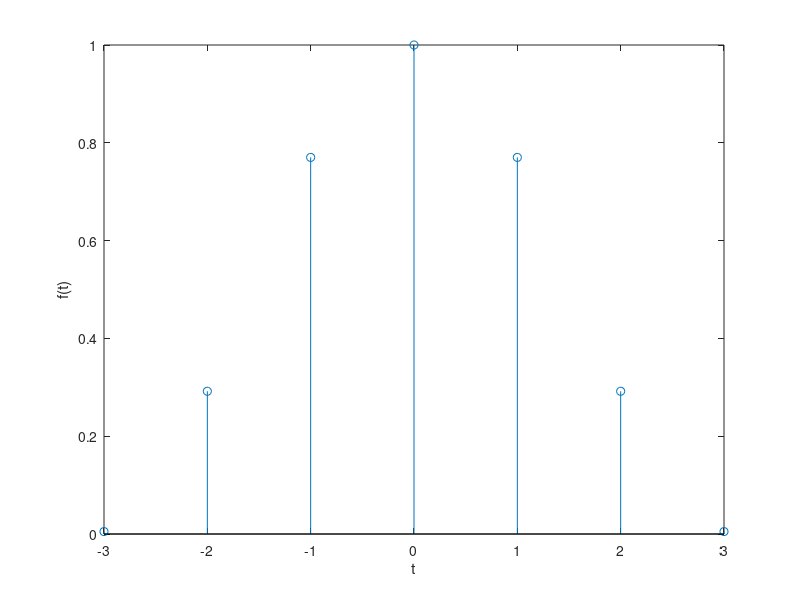
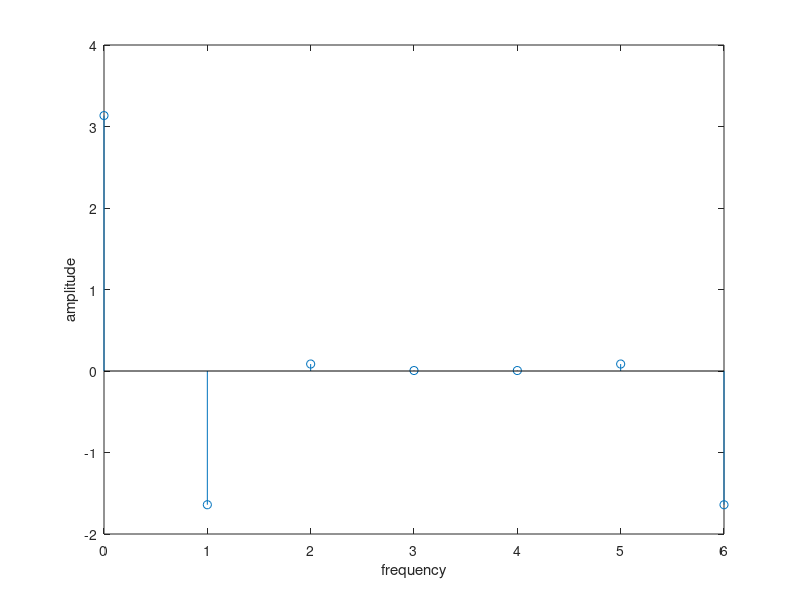
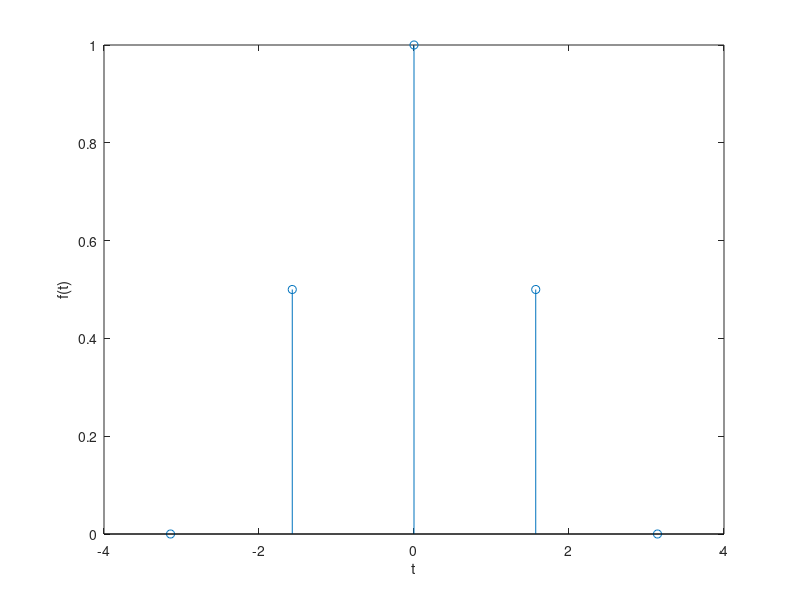
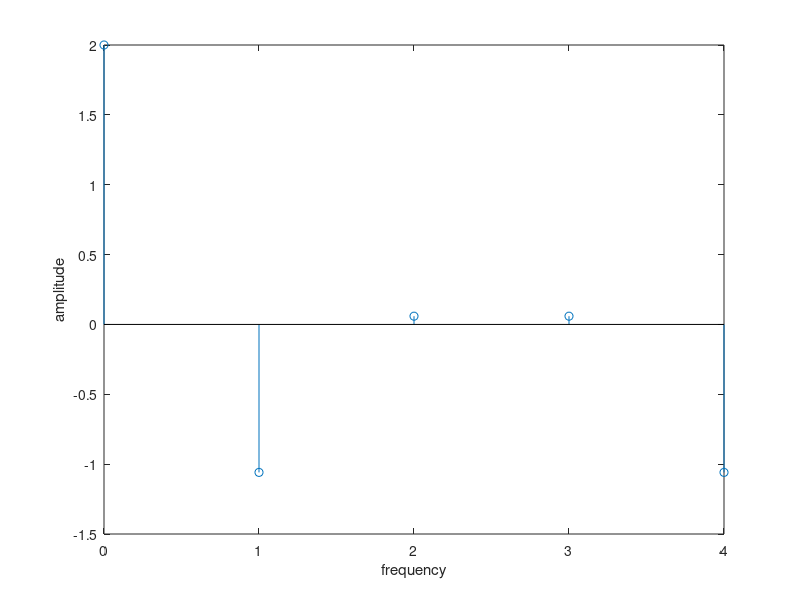

These figures' MATLAB source, in order:
t = -3 : 3
f = 0.5 * (1 + cos(t));

figure(1);
stem(t, f)
xlabel('t');
ylabel('f(t)');

n = 0 : 6;
w = [0 : 6] * 2 * pi / 7;

y = f * exp(-j * (n' * w));

figure(2);
stem(n, y);
xlabel('frequency');
ylabel('amplitude');


t = -pi: pi/2 : pi

f = 0.5 * (1 + cos(t));
figure(3)
stem(t, f);
xlabel('t');
ylabel('f(t)');

n = 0 : 4;
w = n * 2 * pi / 5;

y = f * exp(-j * (n' * w));

figure(4);
stem(n, y);
xlabel('frequency');
ylabel('amplitude');

t = -2: 2 : 2

f = 0.5 * (1 + cos(t));
figure(5)
stem(t, f);
xlabel('t');
ylabel('f(t)');

n = 0 : 2;
w = n * 2 * pi / 3;

y = f * exp(-j * (n' * w));

figure(6);
stem(n, y);
xlabel('frequency');
ylabel('amplitude');
